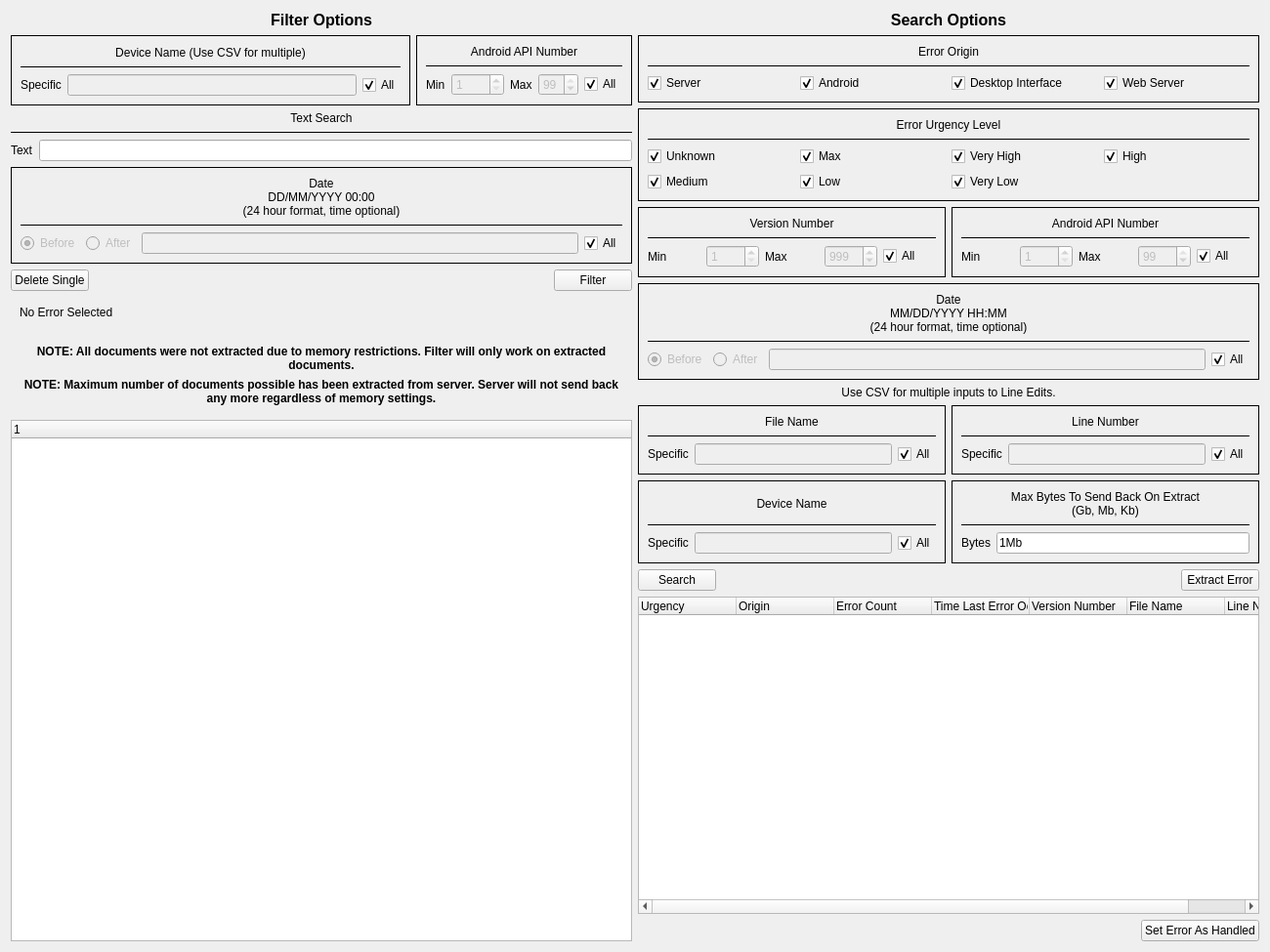
<?xml version="1.0" encoding="UTF-8"?>
<ui version="4.0">
 <class>ErrorsWindow</class>
 <widget class="QWidget" name="ErrorsWindow">
  <property name="geometry">
   <rect>
    <x>0</x>
    <y>0</y>
    <width>1300</width>
    <height>975</height>
   </rect>
  </property>
  <property name="windowTitle">
   <string>Errors Window</string>
  </property>
  <layout class="QHBoxLayout" name="horizontalLayout_2">
   <item>
    <layout class="QVBoxLayout" name="verticalLayout">
     <item>
      <widget class="QLabel" name="filterOptionsTitleLabel">
       <property name="styleSheet">
        <string notr="true">font-weight: bold;
font-size:12pt;</string>
       </property>
       <property name="text">
        <string>Filter Options</string>
       </property>
       <property name="alignment">
        <set>Qt::AlignCenter</set>
       </property>
      </widget>
     </item>
     <item>
      <layout class="QHBoxLayout" name="filterDeviceApiHorizontalLayout">
       <item>
        <widget class="QFrame" name="filterDeviceNameFrame">
         <property name="frameShape">
          <enum>QFrame::Box</enum>
         </property>
         <layout class="QHBoxLayout" name="horizontalLayout_15">
          <item>
           <layout class="QVBoxLayout" name="filterDeviceNameVerticalLayout">
            <item>
             <widget class="QLabel" name="filterDeviceNameTitleLabel">
              <property name="text">
               <string>Device Name (Use CSV for multiple)</string>
              </property>
              <property name="alignment">
               <set>Qt::AlignCenter</set>
              </property>
             </widget>
            </item>
            <item>
             <widget class="Line" name="filterDeviceNameSeparatorLabel">
              <property name="frameShadow">
               <enum>QFrame::Plain</enum>
              </property>
              <property name="orientation">
               <enum>Qt::Horizontal</enum>
              </property>
             </widget>
            </item>
            <item>
             <layout class="QHBoxLayout" name="filterDeviceNameSelectionHorizontalLayout">
              <item>
               <widget class="QLabel" name="filterDeviceNameSpecificLabel">
                <property name="text">
                 <string>Specific</string>
                </property>
               </widget>
              </item>
              <item>
               <widget class="QLineEdit" name="filterDeviceNameInputLineEdit">
                <property name="enabled">
                 <bool>false</bool>
                </property>
               </widget>
              </item>
              <item>
               <widget class="QCheckBox" name="filterDeviceNameAllCheckBox">
                <property name="text">
                 <string>All</string>
                </property>
                <property name="checked">
                 <bool>true</bool>
                </property>
               </widget>
              </item>
             </layout>
            </item>
           </layout>
          </item>
         </layout>
        </widget>
       </item>
       <item>
        <widget class="QFrame" name="filterAndroidApiFrame">
         <property name="frameShape">
          <enum>QFrame::Box</enum>
         </property>
         <layout class="QHBoxLayout" name="horizontalLayout_13">
          <item>
           <layout class="QVBoxLayout" name="filterAndroidApiVerticalLayout">
            <item>
             <widget class="QLabel" name="filterAndroidApiTitleLabel">
              <property name="text">
               <string>Android API Number</string>
              </property>
              <property name="alignment">
               <set>Qt::AlignCenter</set>
              </property>
             </widget>
            </item>
            <item>
             <widget class="Line" name="filterAndroidApiSeparatorLine">
              <property name="frameShadow">
               <enum>QFrame::Plain</enum>
              </property>
              <property name="orientation">
               <enum>Qt::Horizontal</enum>
              </property>
             </widget>
            </item>
            <item>
             <layout class="QHBoxLayout" name="filterAndroidApiSelectionHorizontalLayout">
              <item>
               <widget class="QLabel" name="filterAndroidApiMinLabel">
                <property name="text">
                 <string>Min</string>
                </property>
               </widget>
              </item>
              <item>
               <widget class="QSpinBox" name="filterAndroidApiMinSpinBox">
                <property name="enabled">
                 <bool>false</bool>
                </property>
                <property name="minimum">
                 <number>1</number>
                </property>
                <property name="maximum">
                 <number>1000</number>
                </property>
               </widget>
              </item>
              <item>
               <widget class="QLabel" name="filterAndroidApiMaxLabel">
                <property name="text">
                 <string>Max</string>
                </property>
               </widget>
              </item>
              <item>
               <widget class="QSpinBox" name="filterAndroidApiMaxSpinBox">
                <property name="enabled">
                 <bool>false</bool>
                </property>
                <property name="suffix">
                 <string/>
                </property>
                <property name="minimum">
                 <number>1</number>
                </property>
                <property name="maximum">
                 <number>99</number>
                </property>
                <property name="value">
                 <number>99</number>
                </property>
               </widget>
              </item>
              <item>
               <widget class="QCheckBox" name="filterAndroidApiAllCheckBox">
                <property name="text">
                 <string>All</string>
                </property>
                <property name="checked">
                 <bool>true</bool>
                </property>
               </widget>
              </item>
             </layout>
            </item>
           </layout>
          </item>
         </layout>
        </widget>
       </item>
      </layout>
     </item>
     <item>
      <layout class="QVBoxLayout" name="filterTextVerticalLayout">
       <item>
        <widget class="QLabel" name="filterTextTitleLabel">
         <property name="text">
          <string>Text Search</string>
         </property>
         <property name="alignment">
          <set>Qt::AlignCenter</set>
         </property>
        </widget>
       </item>
       <item>
        <widget class="Line" name="filterTextSeparatorLabel">
         <property name="frameShadow">
          <enum>QFrame::Plain</enum>
         </property>
         <property name="orientation">
          <enum>Qt::Horizontal</enum>
         </property>
        </widget>
       </item>
       <item>
        <layout class="QHBoxLayout" name="filterTextSelectionHorizontalLayout">
         <item>
          <widget class="QLabel" name="filterTextSpecificLabel">
           <property name="text">
            <string>Text</string>
           </property>
          </widget>
         </item>
         <item>
          <widget class="QLineEdit" name="filterTextInputLineEdit">
           <property name="enabled">
            <bool>true</bool>
           </property>
          </widget>
         </item>
        </layout>
       </item>
      </layout>
     </item>
     <item>
      <widget class="QFrame" name="filterDateFrame">
       <property name="frameShape">
        <enum>QFrame::Box</enum>
       </property>
       <layout class="QHBoxLayout" name="horizontalLayout_25">
        <item>
         <layout class="QVBoxLayout" name="filterDateVerticalLayout">
          <item>
           <widget class="QLabel" name="filterDateTitleLabel">
            <property name="text">
             <string>Date
DD/MM/YYYY 00:00
(24 hour format, time optional)</string>
            </property>
            <property name="alignment">
             <set>Qt::AlignCenter</set>
            </property>
           </widget>
          </item>
          <item>
           <widget class="Line" name="filterDateSeparatorLine">
            <property name="frameShadow">
             <enum>QFrame::Plain</enum>
            </property>
            <property name="orientation">
             <enum>Qt::Horizontal</enum>
            </property>
           </widget>
          </item>
          <item>
           <layout class="QHBoxLayout" name="filterDateSelectionHorizontalLayout">
            <item>
             <widget class="QRadioButton" name="filterDateBeforeRadioButton">
              <property name="enabled">
               <bool>false</bool>
              </property>
              <property name="text">
               <string>Before</string>
              </property>
              <property name="checked">
               <bool>true</bool>
              </property>
             </widget>
            </item>
            <item>
             <widget class="QRadioButton" name="filterDateAfterRadioButton">
              <property name="enabled">
               <bool>false</bool>
              </property>
              <property name="text">
               <string>After</string>
              </property>
             </widget>
            </item>
            <item>
             <widget class="QLineEdit" name="filterDateInputLineEdit">
              <property name="enabled">
               <bool>false</bool>
              </property>
              <property name="maxLength">
               <number>28</number>
              </property>
             </widget>
            </item>
            <item>
             <widget class="QCheckBox" name="filterDateAllCheckBox">
              <property name="text">
               <string>All</string>
              </property>
              <property name="checked">
               <bool>true</bool>
              </property>
             </widget>
            </item>
           </layout>
          </item>
         </layout>
        </item>
       </layout>
      </widget>
     </item>
     <item>
      <layout class="QHBoxLayout" name="filterOptionsButtonsHorizontalLayout">
       <item>
        <widget class="QPushButton" name="deleteSinglePushButton">
         <property name="text">
          <string>Delete Single</string>
         </property>
        </widget>
       </item>
       <item>
        <spacer name="filterOptionsButtonsHorizontalSpacer">
         <property name="orientation">
          <enum>Qt::Horizontal</enum>
         </property>
         <property name="sizeHint" stdset="0">
          <size>
           <width>40</width>
           <height>20</height>
          </size>
         </property>
        </spacer>
       </item>
       <item>
        <widget class="QPushButton" name="filterPushButton">
         <property name="text">
          <string>Filter</string>
         </property>
        </widget>
       </item>
      </layout>
     </item>
     <item>
      <widget class="QWidget" name="filterTreeTitleHorizontalWidget" native="true">
       <layout class="QGridLayout" name="gridLayout">
        <item row="1" column="1">
         <widget class="QLabel" name="filterTreeDocCountRightLabel">
          <property name="text">
           <string/>
          </property>
          <property name="alignment">
           <set>Qt::AlignRight|Qt::AlignTrailing|Qt::AlignVCenter</set>
          </property>
         </widget>
        </item>
        <item row="0" column="0">
         <widget class="QLabel" name="filterTreeTitleLeftLabel">
          <property name="text">
           <string>No Error Selected</string>
          </property>
          <property name="alignment">
           <set>Qt::AlignLeading|Qt::AlignLeft|Qt::AlignTop</set>
          </property>
          <property name="wordWrap">
           <bool>true</bool>
          </property>
         </widget>
        </item>
        <item row="0" column="1">
         <widget class="QLabel" name="filterTreeTitleRightLabel">
          <property name="text">
           <string/>
          </property>
          <property name="alignment">
           <set>Qt::AlignRight|Qt::AlignTop|Qt::AlignTrailing</set>
          </property>
          <property name="wordWrap">
           <bool>true</bool>
          </property>
         </widget>
        </item>
        <item row="1" column="0">
         <widget class="QLabel" name="filterTreeDocCountLeftLabel">
          <property name="text">
           <string/>
          </property>
         </widget>
        </item>
        <item row="3" column="0" colspan="2">
         <widget class="QLabel" name="filterTreeMaxDocCountNoteLabel">
          <property name="styleSheet">
           <string notr="true">font-weight: bold;</string>
          </property>
          <property name="text">
           <string>NOTE: Maximum number of documents possible has been extracted from server. Server will not send back any more regardless of memory settings.</string>
          </property>
          <property name="alignment">
           <set>Qt::AlignCenter</set>
          </property>
          <property name="wordWrap">
           <bool>true</bool>
          </property>
         </widget>
        </item>
        <item row="2" column="0" colspan="2">
         <widget class="QLabel" name="filterTreeDocCountNoteLabel">
          <property name="styleSheet">
           <string notr="true">font-weight: bold;</string>
          </property>
          <property name="text">
           <string>NOTE: All documents were not extracted due to memory restrictions. Filter will only work on extracted documents.</string>
          </property>
          <property name="alignment">
           <set>Qt::AlignCenter</set>
          </property>
          <property name="wordWrap">
           <bool>true</bool>
          </property>
         </widget>
        </item>
       </layout>
      </widget>
     </item>
     <item>
      <widget class="QTreeWidget" name="filterOptionsTreeWidget">
       <attribute name="headerVisible">
        <bool>true</bool>
       </attribute>
       <column>
        <property name="text">
         <string/>
        </property>
       </column>
       <column>
        <property name="text">
         <string/>
        </property>
       </column>
      </widget>
     </item>
    </layout>
   </item>
   <item>
    <layout class="QGridLayout" name="searchOptionsGridLayout">
     <item row="0" column="0" colspan="2">
      <widget class="QLabel" name="searchOptionsTitleLabel">
       <property name="styleSheet">
        <string notr="true">font-weight: bold;
font-size:12pt;</string>
       </property>
       <property name="text">
        <string>Search Options</string>
       </property>
       <property name="alignment">
        <set>Qt::AlignCenter</set>
       </property>
      </widget>
     </item>
     <item row="1" column="0" colspan="2">
      <widget class="QFrame" name="errorOriginFrame">
       <property name="frameShape">
        <enum>QFrame::Box</enum>
       </property>
       <layout class="QHBoxLayout" name="horizontalLayout_11">
        <item>
         <layout class="QVBoxLayout" name="errorOriginVerticalLayout">
          <item>
           <widget class="QLabel" name="errorOriginTitleLabel">
            <property name="text">
             <string>Error Origin</string>
            </property>
            <property name="alignment">
             <set>Qt::AlignCenter</set>
            </property>
           </widget>
          </item>
          <item>
           <widget class="Line" name="errorOriginSeparatorLine">
            <property name="frameShadow">
             <enum>QFrame::Plain</enum>
            </property>
            <property name="orientation">
             <enum>Qt::Horizontal</enum>
            </property>
           </widget>
          </item>
          <item>
           <layout class="QHBoxLayout" name="errorOriginSelectionsHorizontalLayout">
            <item>
             <widget class="QCheckBox" name="serverCheckBox">
              <property name="text">
               <string>Server</string>
              </property>
              <property name="checked">
               <bool>true</bool>
              </property>
             </widget>
            </item>
            <item>
             <widget class="QCheckBox" name="androidCheckBox">
              <property name="text">
               <string>Android</string>
              </property>
              <property name="checked">
               <bool>true</bool>
              </property>
             </widget>
            </item>
            <item>
             <widget class="QCheckBox" name="desktopInterfaceCheckBox">
              <property name="text">
               <string>Desktop Interface</string>
              </property>
              <property name="checked">
               <bool>true</bool>
              </property>
             </widget>
            </item>
            <item>
             <widget class="QCheckBox" name="webServerCheckBox">
              <property name="text">
               <string>Web Server</string>
              </property>
              <property name="checked">
               <bool>true</bool>
              </property>
             </widget>
            </item>
           </layout>
          </item>
         </layout>
        </item>
       </layout>
      </widget>
     </item>
     <item row="2" column="0" colspan="2">
      <widget class="QFrame" name="searchErrorUrgencyLevelFrame">
       <property name="frameShape">
        <enum>QFrame::Box</enum>
       </property>
       <layout class="QHBoxLayout" name="horizontalLayout_23">
        <item>
         <layout class="QVBoxLayout" name="searchErrorUrgencyLevelVerticalLayout">
          <item>
           <widget class="QLabel" name="searchErrorUrgencyTitleLabel">
            <property name="text">
             <string>Error Urgency Level</string>
            </property>
            <property name="alignment">
             <set>Qt::AlignCenter</set>
            </property>
           </widget>
          </item>
          <item>
           <widget class="Line" name="searchErrorUrgencySeparatorLine">
            <property name="frameShadow">
             <enum>QFrame::Plain</enum>
            </property>
            <property name="orientation">
             <enum>Qt::Horizontal</enum>
            </property>
           </widget>
          </item>
          <item>
           <layout class="QGridLayout" name="searchErrorUrgencySelectionsGridLayout">
            <item row="0" column="2">
             <widget class="QCheckBox" name="searchVeryHighCheckBox">
              <property name="text">
               <string>Very High</string>
              </property>
              <property name="checked">
               <bool>true</bool>
              </property>
             </widget>
            </item>
            <item row="0" column="3">
             <widget class="QCheckBox" name="searchHighCheckBox">
              <property name="text">
               <string>High</string>
              </property>
              <property name="checked">
               <bool>true</bool>
              </property>
             </widget>
            </item>
            <item row="0" column="1">
             <widget class="QCheckBox" name="searchMaxCheckBox">
              <property name="text">
               <string>Max</string>
              </property>
              <property name="checked">
               <bool>true</bool>
              </property>
             </widget>
            </item>
            <item row="1" column="1">
             <widget class="QCheckBox" name="searchLowCheckBox">
              <property name="text">
               <string>Low</string>
              </property>
              <property name="checked">
               <bool>true</bool>
              </property>
             </widget>
            </item>
            <item row="1" column="0">
             <widget class="QCheckBox" name="searchMediumCheckBox">
              <property name="text">
               <string>Medium</string>
              </property>
              <property name="checked">
               <bool>true</bool>
              </property>
             </widget>
            </item>
            <item row="1" column="2">
             <widget class="QCheckBox" name="searchVeryLowCheckBox">
              <property name="text">
               <string>Very Low</string>
              </property>
              <property name="checked">
               <bool>true</bool>
              </property>
             </widget>
            </item>
            <item row="0" column="0">
             <widget class="QCheckBox" name="searchUnknownCheckBox">
              <property name="text">
               <string>Unknown</string>
              </property>
              <property name="checked">
               <bool>true</bool>
              </property>
             </widget>
            </item>
           </layout>
          </item>
         </layout>
        </item>
       </layout>
      </widget>
     </item>
     <item row="3" column="0">
      <widget class="QFrame" name="versionNumberFrame">
       <property name="frameShape">
        <enum>QFrame::Box</enum>
       </property>
       <layout class="QHBoxLayout" name="horizontalLayout">
        <item>
         <layout class="QVBoxLayout" name="versionNumberVerticalLayout">
          <item>
           <widget class="QLabel" name="versionNumberTitleLabel">
            <property name="text">
             <string>Version Number</string>
            </property>
            <property name="alignment">
             <set>Qt::AlignCenter</set>
            </property>
           </widget>
          </item>
          <item>
           <widget class="Line" name="versionNumberSeparatorLine">
            <property name="frameShadow">
             <enum>QFrame::Plain</enum>
            </property>
            <property name="orientation">
             <enum>Qt::Horizontal</enum>
            </property>
           </widget>
          </item>
          <item>
           <layout class="QHBoxLayout" name="versionNumberSelectionhorizontalLayout">
            <item>
             <widget class="QLabel" name="versionNumberMinLabel">
              <property name="text">
               <string>Min</string>
              </property>
             </widget>
            </item>
            <item>
             <widget class="QSpinBox" name="versionNumberMinSpinBox">
              <property name="enabled">
               <bool>false</bool>
              </property>
              <property name="minimum">
               <number>1</number>
              </property>
              <property name="maximum">
               <number>1000</number>
              </property>
             </widget>
            </item>
            <item>
             <widget class="QLabel" name="versionNumberMaxLabel">
              <property name="text">
               <string>Max</string>
              </property>
             </widget>
            </item>
            <item>
             <widget class="QSpinBox" name="versionNumberMaxSpinBox">
              <property name="enabled">
               <bool>false</bool>
              </property>
              <property name="suffix">
               <string/>
              </property>
              <property name="minimum">
               <number>1</number>
              </property>
              <property name="maximum">
               <number>1000</number>
              </property>
              <property name="value">
               <number>999</number>
              </property>
             </widget>
            </item>
            <item>
             <widget class="QCheckBox" name="versionNumberAllCheckBox">
              <property name="text">
               <string>All</string>
              </property>
              <property name="checked">
               <bool>true</bool>
              </property>
             </widget>
            </item>
           </layout>
          </item>
         </layout>
        </item>
       </layout>
      </widget>
     </item>
     <item row="3" column="1">
      <widget class="QFrame" name="searchAndroidApiFrame">
       <property name="frameShape">
        <enum>QFrame::Box</enum>
       </property>
       <layout class="QHBoxLayout" name="horizontalLayout_9">
        <item>
         <layout class="QVBoxLayout" name="searchAndroidApiVerticalLayout">
          <item>
           <widget class="QLabel" name="searchAndroidApiTitleLabel">
            <property name="text">
             <string>Android API Number</string>
            </property>
            <property name="alignment">
             <set>Qt::AlignCenter</set>
            </property>
           </widget>
          </item>
          <item>
           <widget class="Line" name="searchAndroidApiSeparatorLine">
            <property name="frameShadow">
             <enum>QFrame::Plain</enum>
            </property>
            <property name="orientation">
             <enum>Qt::Horizontal</enum>
            </property>
           </widget>
          </item>
          <item>
           <layout class="QHBoxLayout" name="searchAndroidApiHorizontalLayout">
            <item>
             <widget class="QLabel" name="searchAndroidApiMinLabel">
              <property name="text">
               <string>Min</string>
              </property>
             </widget>
            </item>
            <item>
             <widget class="QSpinBox" name="searchAndroidApiMinSpinBox">
              <property name="enabled">
               <bool>false</bool>
              </property>
              <property name="minimum">
               <number>1</number>
              </property>
              <property name="maximum">
               <number>1000</number>
              </property>
             </widget>
            </item>
            <item>
             <widget class="QLabel" name="searchAndroidApiMaxLabel">
              <property name="text">
               <string>Max</string>
              </property>
             </widget>
            </item>
            <item>
             <widget class="QSpinBox" name="searchAndroidApiMaxSpinBox">
              <property name="enabled">
               <bool>false</bool>
              </property>
              <property name="suffix">
               <string/>
              </property>
              <property name="minimum">
               <number>1</number>
              </property>
              <property name="maximum">
               <number>99</number>
              </property>
              <property name="value">
               <number>99</number>
              </property>
             </widget>
            </item>
            <item>
             <widget class="QCheckBox" name="searchAndroidApiAllCheckBox">
              <property name="text">
               <string>All</string>
              </property>
              <property name="checked">
               <bool>true</bool>
              </property>
             </widget>
            </item>
           </layout>
          </item>
         </layout>
        </item>
       </layout>
      </widget>
     </item>
     <item row="4" column="0" colspan="2">
      <widget class="QFrame" name="searchDateFrame">
       <property name="frameShape">
        <enum>QFrame::Box</enum>
       </property>
       <layout class="QHBoxLayout" name="horizontalLayout_18">
        <item>
         <layout class="QVBoxLayout" name="searchDateVerticalLayout">
          <item>
           <widget class="QLabel" name="searchDateTitleLabel">
            <property name="text">
             <string>Date
MM/DD/YYYY HH:MM
(24 hour format, time optional)</string>
            </property>
            <property name="alignment">
             <set>Qt::AlignCenter</set>
            </property>
           </widget>
          </item>
          <item>
           <widget class="Line" name="searchDateSeparatorLine">
            <property name="frameShadow">
             <enum>QFrame::Plain</enum>
            </property>
            <property name="orientation">
             <enum>Qt::Horizontal</enum>
            </property>
           </widget>
          </item>
          <item>
           <layout class="QHBoxLayout" name="searchDateSelectionHorizontalLayout">
            <item>
             <widget class="QRadioButton" name="searchDateBeforeRadioButton">
              <property name="enabled">
               <bool>false</bool>
              </property>
              <property name="text">
               <string>Before</string>
              </property>
              <property name="checked">
               <bool>true</bool>
              </property>
             </widget>
            </item>
            <item>
             <widget class="QRadioButton" name="searchDateAfterRadioButton">
              <property name="enabled">
               <bool>false</bool>
              </property>
              <property name="text">
               <string>After</string>
              </property>
             </widget>
            </item>
            <item>
             <widget class="QLineEdit" name="searchDateInputLineEdit">
              <property name="enabled">
               <bool>false</bool>
              </property>
              <property name="maxLength">
               <number>28</number>
              </property>
             </widget>
            </item>
            <item>
             <widget class="QCheckBox" name="searchDateAllCheckBox">
              <property name="text">
               <string>All</string>
              </property>
              <property name="checked">
               <bool>true</bool>
              </property>
             </widget>
            </item>
           </layout>
          </item>
         </layout>
        </item>
       </layout>
      </widget>
     </item>
     <item row="6" column="0">
      <widget class="QFrame" name="fileNameFrame">
       <property name="frameShape">
        <enum>QFrame::Box</enum>
       </property>
       <layout class="QHBoxLayout" name="horizontalLayout_5">
        <item>
         <layout class="QVBoxLayout" name="fileNameVerticalLayout">
          <item>
           <widget class="QLabel" name="fileNameTitleLabel">
            <property name="text">
             <string>File Name</string>
            </property>
            <property name="alignment">
             <set>Qt::AlignCenter</set>
            </property>
           </widget>
          </item>
          <item>
           <widget class="Line" name="fileNameSeparatorLine">
            <property name="frameShadow">
             <enum>QFrame::Plain</enum>
            </property>
            <property name="orientation">
             <enum>Qt::Horizontal</enum>
            </property>
           </widget>
          </item>
          <item>
           <layout class="QHBoxLayout" name="fileNameSelectionHorizontalLayout">
            <item>
             <widget class="QLabel" name="fileNameSpecificLabel">
              <property name="text">
               <string>Specific</string>
              </property>
             </widget>
            </item>
            <item>
             <widget class="QLineEdit" name="fileNameInputLineEdit">
              <property name="enabled">
               <bool>false</bool>
              </property>
             </widget>
            </item>
            <item>
             <widget class="QCheckBox" name="fileNameAllCheckBox">
              <property name="text">
               <string>All</string>
              </property>
              <property name="checked">
               <bool>true</bool>
              </property>
             </widget>
            </item>
           </layout>
          </item>
         </layout>
        </item>
       </layout>
      </widget>
     </item>
     <item row="6" column="1">
      <widget class="QFrame" name="lineNumberFrame">
       <property name="frameShape">
        <enum>QFrame::Box</enum>
       </property>
       <layout class="QHBoxLayout" name="horizontalLayout_3">
        <item>
         <layout class="QVBoxLayout" name="lineNumberVerticalLayout">
          <item>
           <widget class="QLabel" name="lineNumberTitleLabel">
            <property name="text">
             <string>Line Number</string>
            </property>
            <property name="alignment">
             <set>Qt::AlignCenter</set>
            </property>
           </widget>
          </item>
          <item>
           <widget class="Line" name="lineNumberSeparatorLine">
            <property name="frameShadow">
             <enum>QFrame::Plain</enum>
            </property>
            <property name="orientation">
             <enum>Qt::Horizontal</enum>
            </property>
           </widget>
          </item>
          <item>
           <layout class="QHBoxLayout" name="lineNumberSelectionHorizontalLayout">
            <item>
             <widget class="QLabel" name="lineNumberSpecificlabel">
              <property name="text">
               <string>Specific</string>
              </property>
             </widget>
            </item>
            <item>
             <widget class="QLineEdit" name="lineNumberInputLineEdit">
              <property name="enabled">
               <bool>false</bool>
              </property>
             </widget>
            </item>
            <item>
             <widget class="QCheckBox" name="lineNumberAllCheckBox">
              <property name="text">
               <string>All</string>
              </property>
              <property name="checked">
               <bool>true</bool>
              </property>
             </widget>
            </item>
           </layout>
          </item>
         </layout>
        </item>
       </layout>
      </widget>
     </item>
     <item row="7" column="0">
      <widget class="QFrame" name="searchDeviceNameFrame">
       <property name="frameShape">
        <enum>QFrame::Box</enum>
       </property>
       <layout class="QHBoxLayout" name="horizontalLayout_7">
        <item>
         <layout class="QVBoxLayout" name="searchDeviceNameVerticalLayout">
          <item>
           <widget class="QLabel" name="searchDeviceNameTitleLabel">
            <property name="text">
             <string>Device Name</string>
            </property>
            <property name="alignment">
             <set>Qt::AlignCenter</set>
            </property>
           </widget>
          </item>
          <item>
           <widget class="Line" name="searchDeviceNameSeparatorLine">
            <property name="frameShadow">
             <enum>QFrame::Plain</enum>
            </property>
            <property name="orientation">
             <enum>Qt::Horizontal</enum>
            </property>
           </widget>
          </item>
          <item>
           <layout class="QHBoxLayout" name="searchDeviceNameSelectionHorizontalLayout">
            <item>
             <widget class="QLabel" name="searchDeviceNameSpecificLabel">
              <property name="text">
               <string>Specific</string>
              </property>
             </widget>
            </item>
            <item>
             <widget class="QLineEdit" name="searchDeviceNameInputLineEdit">
              <property name="enabled">
               <bool>false</bool>
              </property>
             </widget>
            </item>
            <item>
             <widget class="QCheckBox" name="searchDeviceNameAllCheckBox">
              <property name="text">
               <string>All</string>
              </property>
              <property name="checked">
               <bool>true</bool>
              </property>
             </widget>
            </item>
           </layout>
          </item>
         </layout>
        </item>
       </layout>
      </widget>
     </item>
     <item row="7" column="1">
      <widget class="QFrame" name="maxBytesFrame">
       <property name="frameShape">
        <enum>QFrame::Box</enum>
       </property>
       <layout class="QHBoxLayout" name="horizontalLayout_27">
        <item>
         <layout class="QVBoxLayout" name="maxBytesVerticalLayout">
          <item>
           <widget class="QLabel" name="maxBytesTitleLabel">
            <property name="text">
             <string>Max Bytes To Send Back On Extract
(Gb, Mb, Kb)</string>
            </property>
            <property name="alignment">
             <set>Qt::AlignCenter</set>
            </property>
           </widget>
          </item>
          <item>
           <widget class="Line" name="maxBytesSeparatorLine">
            <property name="frameShadow">
             <enum>QFrame::Plain</enum>
            </property>
            <property name="orientation">
             <enum>Qt::Horizontal</enum>
            </property>
           </widget>
          </item>
          <item>
           <layout class="QHBoxLayout" name="maxBytesSelectionHorizontalLayout">
            <item>
             <widget class="QLabel" name="maxBytesBytesLabel">
              <property name="text">
               <string>Bytes</string>
              </property>
             </widget>
            </item>
            <item>
             <widget class="QLineEdit" name="maxBytesInputLineEdit">
              <property name="enabled">
               <bool>true</bool>
              </property>
              <property name="text">
               <string>1Mb</string>
              </property>
             </widget>
            </item>
           </layout>
          </item>
         </layout>
        </item>
       </layout>
      </widget>
     </item>
     <item row="8" column="0" colspan="2">
      <layout class="QHBoxLayout" name="searchExtractButtonsHorizontalLayout">
       <item>
        <widget class="QPushButton" name="searchPushButton">
         <property name="text">
          <string>Search</string>
         </property>
        </widget>
       </item>
       <item>
        <spacer name="searchExtractButtonsHorizontalSpacer">
         <property name="orientation">
          <enum>Qt::Horizontal</enum>
         </property>
         <property name="sizeHint" stdset="0">
          <size>
           <width>40</width>
           <height>20</height>
          </size>
         </property>
        </spacer>
       </item>
       <item>
        <widget class="QPushButton" name="extractErrorPushButton">
         <property name="text">
          <string>Extract Error</string>
         </property>
        </widget>
       </item>
      </layout>
     </item>
     <item row="9" column="0" colspan="2">
      <widget class="QTreeWidget" name="searchOptionsTreeWidget">
       <column>
        <property name="text">
         <string>Urgency</string>
        </property>
       </column>
       <column>
        <property name="text">
         <string>Origin</string>
        </property>
       </column>
       <column>
        <property name="text">
         <string>Error Count</string>
        </property>
       </column>
       <column>
        <property name="text">
         <string>Time Last Error Occurred</string>
        </property>
       </column>
       <column>
        <property name="text">
         <string>Version Number</string>
        </property>
       </column>
       <column>
        <property name="text">
         <string>File Name</string>
        </property>
       </column>
       <column>
        <property name="text">
         <string>Line Number</string>
        </property>
       </column>
      </widget>
     </item>
     <item row="10" column="0" colspan="2">
      <layout class="QHBoxLayout" name="setErrorHandledHorizontalLayout">
       <item>
        <spacer name="setErrorHandledHorizontalSpacer">
         <property name="orientation">
          <enum>Qt::Horizontal</enum>
         </property>
         <property name="sizeHint" stdset="0">
          <size>
           <width>40</width>
           <height>20</height>
          </size>
         </property>
        </spacer>
       </item>
       <item>
        <widget class="QPushButton" name="setErrorHandledPushButton">
         <property name="text">
          <string>Set Error As Handled</string>
         </property>
        </widget>
       </item>
      </layout>
     </item>
     <item row="5" column="0" colspan="2">
      <widget class="QLabel" name="searchOptionsCsvTitleLabel">
       <property name="text">
        <string>Use CSV for multiple inputs to Line Edits.</string>
       </property>
       <property name="alignment">
        <set>Qt::AlignCenter</set>
       </property>
      </widget>
     </item>
    </layout>
   </item>
  </layout>
 </widget>
 <resources/>
 <connections/>
</ui>
